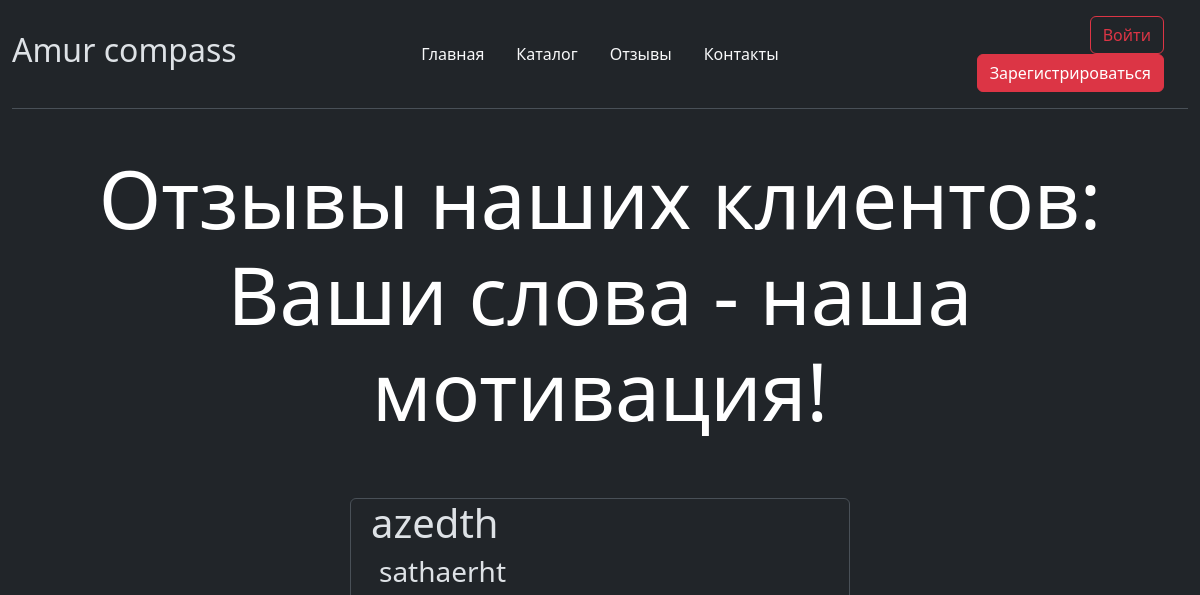
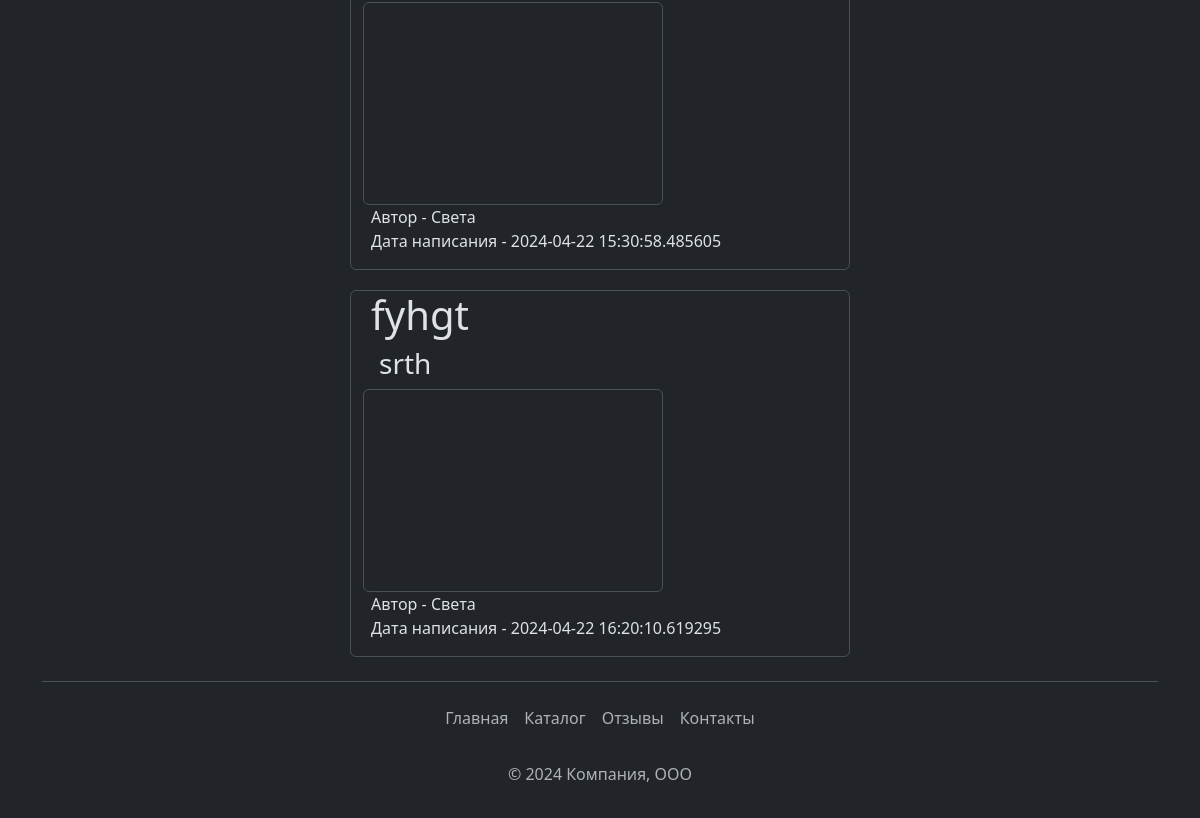
The page /comment on the database as committed earlier (2 pictures, top to bottom).
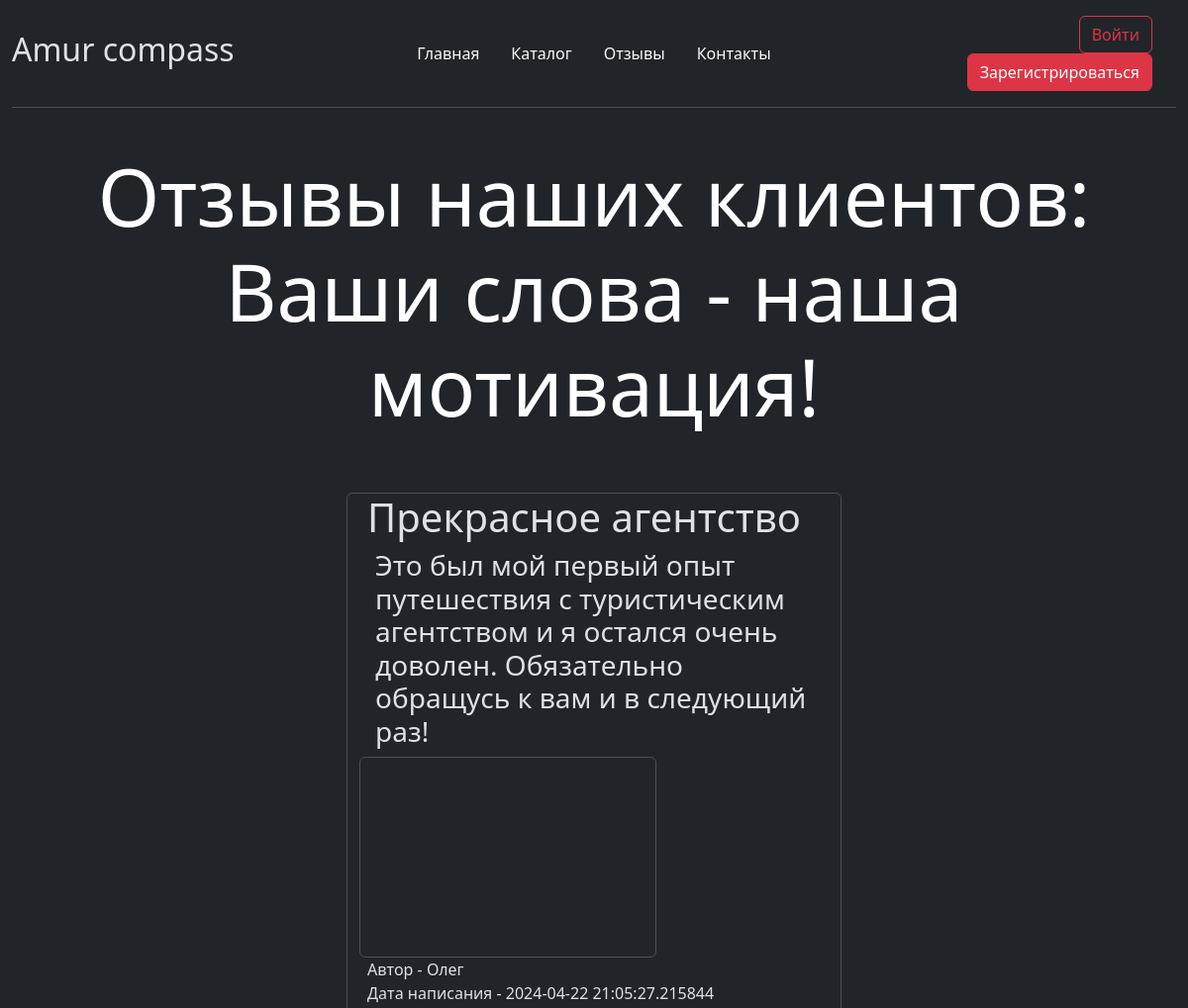
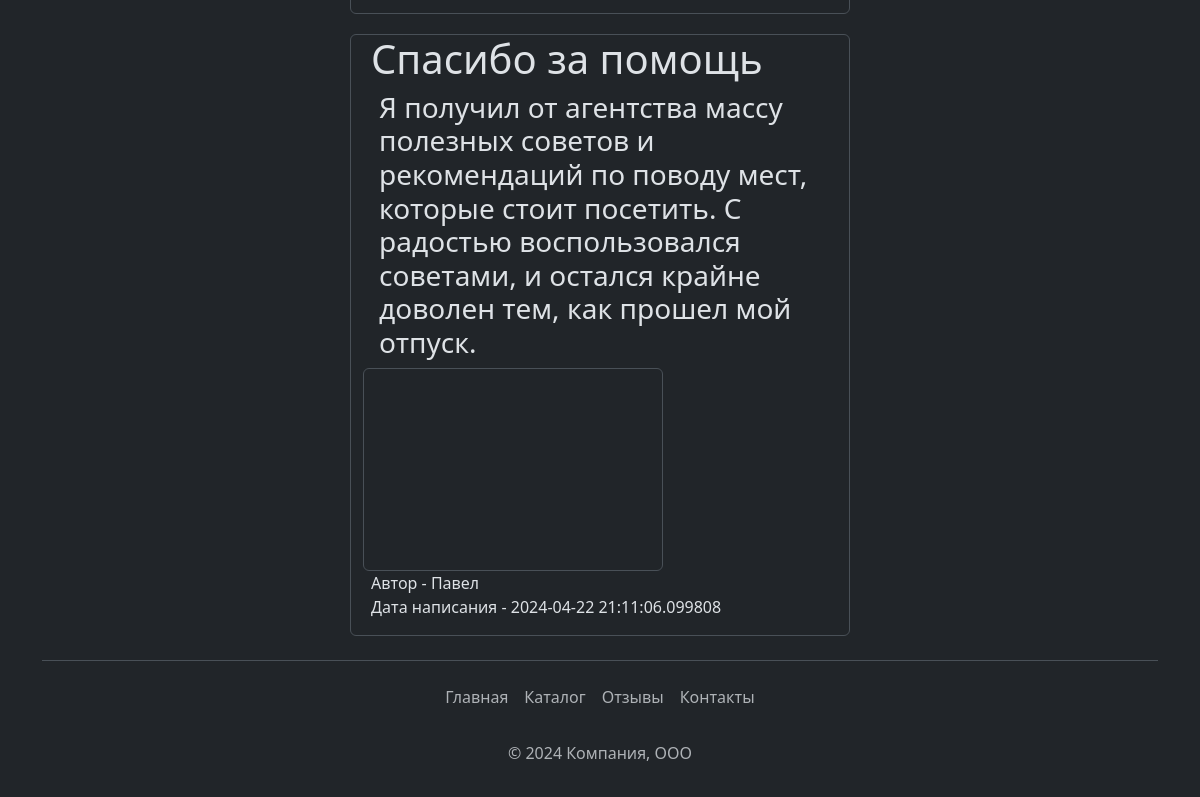
The same page on the database as committed later (2 pictures, top to bottom).
### data/comments.py (models this page shows)
class Comments(SqlAlchemyBase):
    __tablename__ = 'comments'
    id = sqlalchemy.Column(sqlalchemy.Integer,
                           primary_key=True, autoincrement=True)
    title = sqlalchemy.Column(sqlalchemy.String, nullable=True)
    content = sqlalchemy.Column(sqlalchemy.String, nullable=True)
    images = sqlalchemy.Column(sqlalchemy.String)
    created_date = sqlalchemy.Column(sqlalchemy.DateTime,
                                     default=datetime.datetime.now)
    user_id = sqlalchemy.Column(sqlalchemy.Integer,
                                sqlalchemy.ForeignKey("users.id"))
    user = orm.relationship('User')

### data/users.py (models this page shows, shortened)
class User(SqlAlchemyBase, UserMixin):
    __tablename__ = 'users'
    id = sqlalchemy.Column(sqlalchemy.Integer,
                           primary_key=True, autoincrement=True)
    name = sqlalchemy.Column(sqlalchemy.String, nullable=True)
    email = sqlalchemy.Column(sqlalchemy.String,
                              index=True, unique=True, nullable=True)
    hashed_password = sqlalchemy.Column(sqlalchemy.String, nullable=True)
    created_date = sqlalchemy.Column(sqlalchemy.DateTime,
                                     default=datetime.datetime.now)
    comments = orm.relationship("Comments", back_populates='user')

### main.py (the view)
@app.route('/comment')
def comment():
    db_sess = db_session.create_session()
    comments = db_sess.query(Comments).filter()
    return render_template('comment.html', comments=comments)

### data/db_session.py (called while the page is built)
def create_session() -> Session:
    global __factory
    return __factory()

### templates/comment.html (shortened to what this page needs)
{% extends 'base.html' %}
{% block body %}
<h1 class="display-1 text-body-emphasis text-center" style="margin-top:150px; margin-bottom:60px;">Отзывы наших клиентов:<br>Ваши слова - наша мотивация!</h1>
{% for item in comments%}
<div style="margin-bottom:20px;" class="col-5 border rounded container">
  <h1 class="fw-normal px-2">{{item.title}}</h1>
  <div class="px-3">
    <h3 class="fw-light">{{item.content}}</h3>
  </div>
  <div class="bd-example m-0 border-0">
        <svg class="bd-placeholder-img img-thumbnail" width="300" height="200" xmlns="http://www.w3.org/2000/svg" role="img" preserveAspectRatio="xMidYMid slice" focusable="false">
        <image x="0" y="0" width="100%" xlink:href="static/img_client/{{item.images}}" />
        </svg>
       </div>
  <div class="px-2">
    <p>Автор - {{item.user.name}}<br>Дата написания - {{item.created_date}}</p>
  </div>
</div>
{% endfor %}
{% endblock %}

### templates/base.html (shortened to what this page needs)
<!doctype html>
<html lang="ru" data-bs-theme="dark">
<head>
    <link rel="stylesheet" href="https://cdn.jsdelivr.net/npm/bootstrap@5.3.2/dist/css/bootstrap.min.css">
  <link rel="stylesheet" type="text/css" href="static/css/img.css" />
</head>
<body>
<nav class="fixed-top bg-dark">
  <div class="container-fluid">
    <header class="d-flex flex-wrap align-items-center justify-content-center justify-content-md-between py-3 mb-4 border-bottom">
      <div class="col-md-3 mb-2 mb-md-0">
        <h2>Amur compass</h2>
      </div>
      <ul class="nav col-13 col-md-auto mb-2 justify-content-center mb-md-0">
        <li><a href="/" class="nav-link px-3 link-light">Главная</a></li>
        <li><a href="/catalog" class="nav-link px-3 link-light">Каталог</a></li>
        <li><a href="/comment" class="nav-link px-3 link-light">Отзывы</a></li>
        <li><a href="/contact" class="nav-link px-3 link-light">Контакты</a></li>
      </ul>
      <div class="col-md-3 px-3 text-end">
        {% if current_user.is_authenticated %}
          <a class="navbar-brand fs-4" href="/logout">{{ current_user.name }}
            <svg class="link-danger" xmlns="http://www.w3.org/2000/svg" width="45" height="45" fill="currentColor" class="bi bi-person-circle" viewBox="0 0 16 16">
              <path d="M11 6a3 3 0 1 1-6 0 3 3 0 0 1 6 0"/>
              <path fill-rule="evenodd" d="M0 8a8 8 0 1 1 16 0A8 8 0 0 1 0 8m8-7a7 7 0 0 0-5.468 11.37C3.242 11.226 4.805 10 8 10s4.757 1.225 5.468 2.37A7 7 0 0 0 8 1"/>
            </svg>
          </a>
        {% else %}
          <a href="/login"><button type="button" class="btn btn-outline-danger me-2">Войти</button></a>
          <a href="/register"><button type="button" class="btn btn-danger me-2">Зарегистрироваться</button></a>
        {% endif %}
      </div>
    </header>
  </div>
</nav>
   {% block body %}{% endblock %}
<div class="container">
  <footer class="py-3 my-4 border-top">
    <ul class="nav justify-content-center pb-3 mb-2">
      <li class="nav-item"><a href="/" class="nav-link px-2 text-body-secondary">Главная</a></li>
      <li class="nav-item"><a href="/catalog" class="nav-link px-2 text-body-secondary">Каталог</a></li>
      <li class="nav-item"><a href="/comment" class="nav-link px-2 text-body-secondary">Отзывы</a></li>
      <li class="nav-item"><a href="/contact" class="nav-link px-2 text-body-secondary">Контакты</a></li>
    </ul>
    <p class="text-center text-body-secondary">© 2024 Компания, ООО</p>
  </footer>
</div>
</body>
</html>

### static/css/img.css (style rules this page uses)
html,body { height:100%; }

Rows that differ between the two databases and show on the page:
removed Comments: title "azedth", content "sathaerht", user.name "Света", created_date "2024-04-22 15:30:58.485605"
removed Comments: title "fyhgt", content "srth", user.name "Света", created_date "2024-04-22 16:20:10.619295"
added Comments: title "Прекрасное агентство", content "Это был мой первый опыт путешествия с туристическим агентством и я остался очень доволен. Обязательно обращусь к вам и в следующий раз!", user.name "Олег", created_date "2024-04-22 21:05:27.215844"
added Comments: title "Спасибо за помощь", content "Я получил от агентства массу полезных советов и рекомендаций по поводу мест, которые стоит посетить. С радостью воспользовался советами, и остался крайне доволен тем, как прошел мой отпуск.", user.name "Павел", created_date "2024-04-22 21:11:06.099808"
